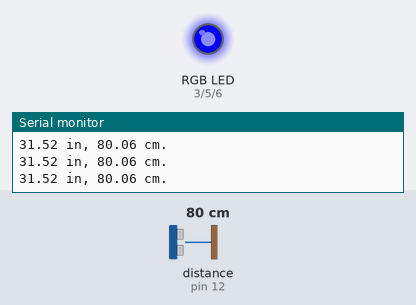
The sketch below on a simulated Arduino Uno, built with avr-gcc and run on an emulated ATmega328P. On the bench: an RGB LED mixed from three pins (HIGH = lit), the last lines printed to the serial monitor. Wiring (inferred from the names in the program): ultrasonic range finder: trigger pin 11; echo pin 12. The inputs (shaded band) are chosen by the test bench; at power-on: distance to the obstacle (sensor on pin 12) 80 cm. The echo pulse lasts 58.3 µs per cm; pins used as bus, display or sensor lines are not drawn.

Above: at 1.2 s.
1.3 s: distance to the obstacle (sensor on pin 12) set to 71 cm
4.3 s: distance to the obstacle (sensor on pin 12) set to 64 cm
At 5.5 s:
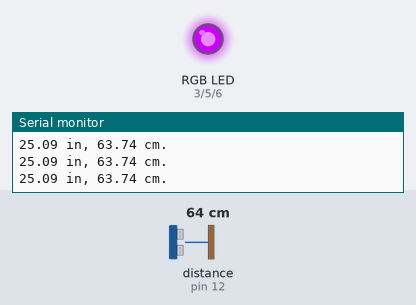
5.8 s: distance to the obstacle (sensor on pin 12) set to 56 cm
7.3 s: distance to the obstacle (sensor on pin 12) set to 46 cm
At 8.0 s:
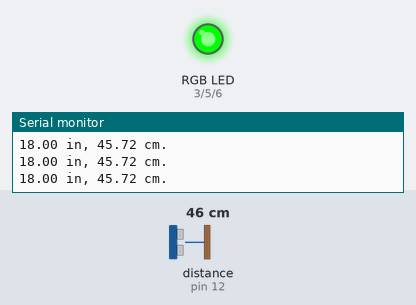
8.8 s: distance to the obstacle (sensor on pin 12) set to 37 cm
11.8 s: distance to the obstacle (sensor on pin 12) set to 31 cm
At 13.2 s:
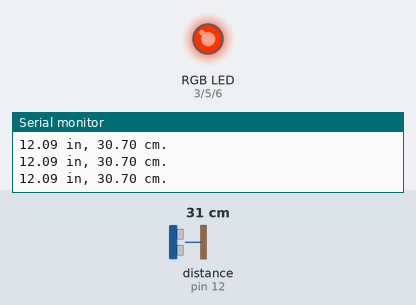
Timing chart, 0 to 14.3 s (numbered marks = the images above; inputs shaded):
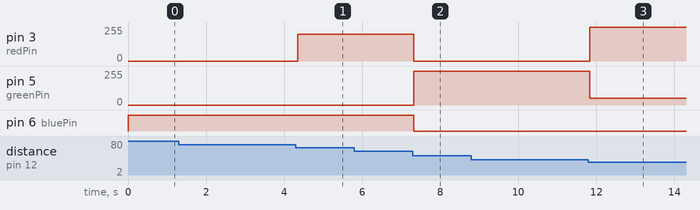

Measured:
- the behaviour switches between 69 and 68 cm on distance to the obstacle (sensor on pin 12) (found by bisection; images 0 and 1)
- the behaviour switches between 52 and 51 cm on distance to the obstacle (sensor on pin 12) (found by bisection; images 1 and 2)
- the behaviour switches between 34 and 33 cm on distance to the obstacle (sensor on pin 12) (found by bisection; images 2 and 3)
- after the input at 4.3 s, pin 3 (redPin): 0/255 → 200/255 after 0.05 s
- after the input at 7.3 s, pin 3 (redPin): 200/255 → 0/255 at once; pin 5 (greenPin): 0/255 → 255/255 at once; pin 6 (bluePin): HIGH → LOW at once
- after the input at 11.8 s, pin 3 (redPin): 0/255 → 255/255 at once; pin 5 (greenPin): 255/255 → 50/255 at once

The sketch:

project_3b.ino
```cpp
/*
  SparkFun Inventor’s Kit
  Circuit 3B-Distance Sensor

  Control the color of an RGB LED using an ultrasonic distance sensor.

  This sketch was written by SparkFun Electronics, with lots of help from the Arduino community.
  This code is completely free for any use.

  View circuit diagram and instructions at: https://learn.sparkfun.com/tutorials/sparkfun-inventors-kit-experiment-guide---v41
  Download drawings and code at: https://github.com/sparkfun/SIK-Guide-Code
*/

const int trigPin = 11;           //connects to the trigger pin on the distance sensor
const int echoPin = 12;           //connects to the echo pin on the distance sensor

const int redPin = 3;             //pin to control the red LED inside the RGB LED
const int greenPin = 5;           //pin to control the green LED inside the RGB LED
const int bluePin = 6;            //pin to control the blue LED inside the RGB LED

float distance = 0;               //stores the distance measured by the distance sensor
float distanceCM = 0;

void setup()
{
  Serial.begin (9600);        //set up a serial connection with the computer

  pinMode(trigPin, OUTPUT);   //the trigger pin will output pulses of electricity
  pinMode(echoPin, INPUT);    //the echo pin will measure the duration of pulses coming back from the distance sensor

  //set the RGB LED pins to output
  pinMode(redPin, OUTPUT);
  pinMode(greenPin, OUTPUT);
  pinMode(bluePin, OUTPUT);
}

void loop() {
  distance = getDistance();   //variable to store the distance measured by the sensor
  distanceCM = distance * 2.54;

  Serial.print(distance);     //print the distance that was measured
  Serial.print(" in, ");      //print units after the distance
  Serial.print(distanceCM);
  Serial.println(" cm. ");

  if (distance <= 7) {                       //if the object is close

    //make the RGB LED red
    analogWrite(redPin, 255);
    analogWrite(greenPin, 0);
    analogWrite(bluePin, 0);

  } else if (distance <= 13) { //if the object is a medium distance

    //make the RGB LED yellow
    analogWrite(redPin, 255);
    analogWrite(greenPin, 50);
    analogWrite(bluePin, 0);

  } else if (distance <= 20) {                                    //if the object is far away

    //make the RGB LED green
    analogWrite(redPin, 0);
    analogWrite(greenPin, 255);
    analogWrite(bluePin, 0);
  } else if (distance <= 27){
    analogWrite(redPin, 200);
    analogWrite(greenPin, 0);
    analogWrite(bluePin, 255);
  } else {
    analogWrite(redPin, 0);
    analogWrite(greenPin, 0);
    analogWrite(bluePin, 255);
  }

  delay(50);      //delay 50ms between each reading
}

//------------------FUNCTIONS-------------------------------

//RETURNS THE DISTANCE MEASURED BY THE HC-SR04 DISTANCE SENSOR
float getDistance()
{
  float echoTime;                   //variable to store the time it takes for a ping to bounce off an object
  float calculatedDistance;         //variable to store the distance calculated from the echo time

  //send out an ultrasonic pulse that's 10ms long
  digitalWrite(trigPin, HIGH);
  delayMicroseconds(10);
  digitalWrite(trigPin, LOW);

  echoTime = pulseIn(echoPin, HIGH);      //use the pulsein command to see how long it takes for the
                                          //pulse to bounce back to the sensor

  calculatedDistance = echoTime / 148.0;  //calculate the distance of the object that reflected the pulse (half the bounce time multiplied by the speed of sound)

  return calculatedDistance;              //send back the distance that was calculated
}
```
